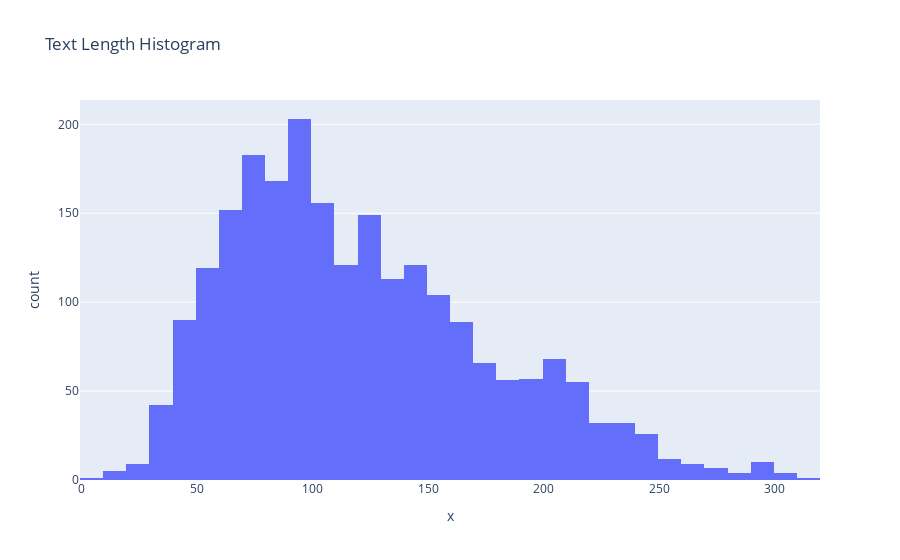

Source (notebook cell):
### Code cell
#length of each news.There were more news with length around 90 to 99 characters and in general between 40 and 250 characters
fig = px.histogram(df_all, x=df_all['text'].str.len(), title="Text Length Histogram")
fig.show()

### Figure 1 — Plotly figure (JSON) as saved in the notebook; plotly's stock layout.template omitted (floating-point values rounded to 4 significant figures; data arrays with more than 128 entries replaced by an {"elided": "..."} marker saying what was removed)
{"data": [{"alignmentgroup": "True", "bingroup": "x", "hovertemplate": "x=%{x}<br>count=%{y}<extra></extra>", "legendgroup": "", "marker": {"color": "#636efa", "pattern": {"shape": ""}}, "name": "", "offsetgroup": "", "orientation": "v", "showlegend": false, "type": "histogram", "x": {"elided": "2264 int values"}, "xaxis": "x", "yaxis": "y"}], "layout": {"autosize": true, "barmode": "relative", "legend": {"tracegroupgap": 0}, "title": {"text": "Text Length Histogram"}, "xaxis": {"anchor": "y", "autorange": true, "domain": [0, 1], "range": [-0.5, 319.5], "title": {"text": "x"}, "type": "linear"}, "yaxis": {"anchor": "x", "autorange": true, "domain": [0, 1], "range": [0, 213.7], "title": {"text": "count"}}}}
